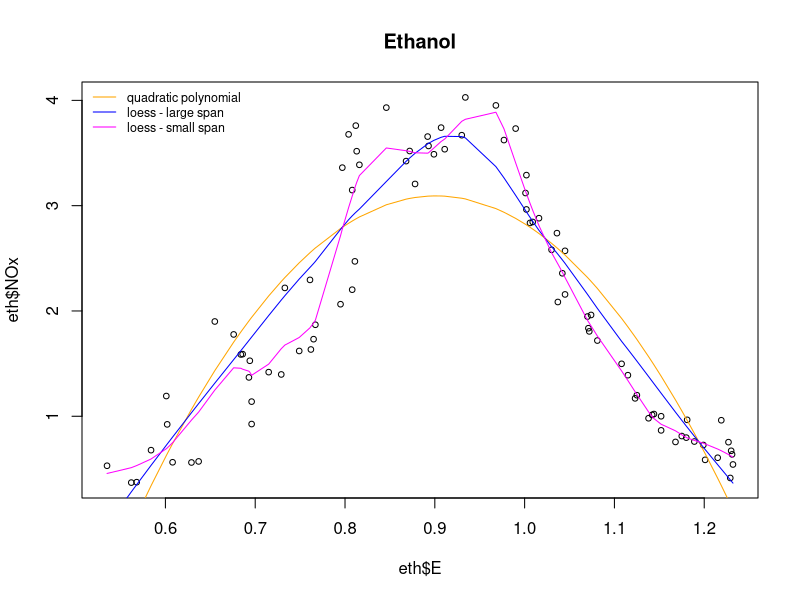

Write R code to recreate this figure.
# 5.1 LOESS SMOOTHER
# activity using ethanol dataset

eth <- read.table("ethanol.txt", header=TRUE)

# order the predictors so the lines joining the fitted values won't 
# criss-cross the plot
eth <- eth[order(eth$E), ]

plot(eth$NOx ~ eth$E, main="Ethanol", cex=.75)

# try a quadratic polynomial fit
polyfit <- lm(eth$NOx ~ poly(eth$E, 2, raw=TRUE))
lines(eth$E, polyfit$fitted.values, lwd=1, col="orange")

# try a loess smoother with default span=0.75
lfit1 <- loess(eth$NOx ~ eth$E)
lines(eth$E, lfit1$fitted, lwd=1, col="blue")

# try a loess smoother with smaller span=0.2
lfit2 <- loess(eth$NOx ~ eth$E, span=0.2)
lines(eth$E, lfit2$fitted, lwd=1, col="magenta")

# observations:
# polynomial regression raises the troughs and truncates the peaks
# loess smoother with span=0.7 captures the troughs and peaks a bit better
# loess smoother with span=0.2 captures the troughs and peaks much better

legend("topleft", 
       legend=c("quadratic polynomial", "loess - large span", "loess - small span"),
       bty="n", col=c("orange", "blue", "magenta"), lty=1, cex=0.75)


